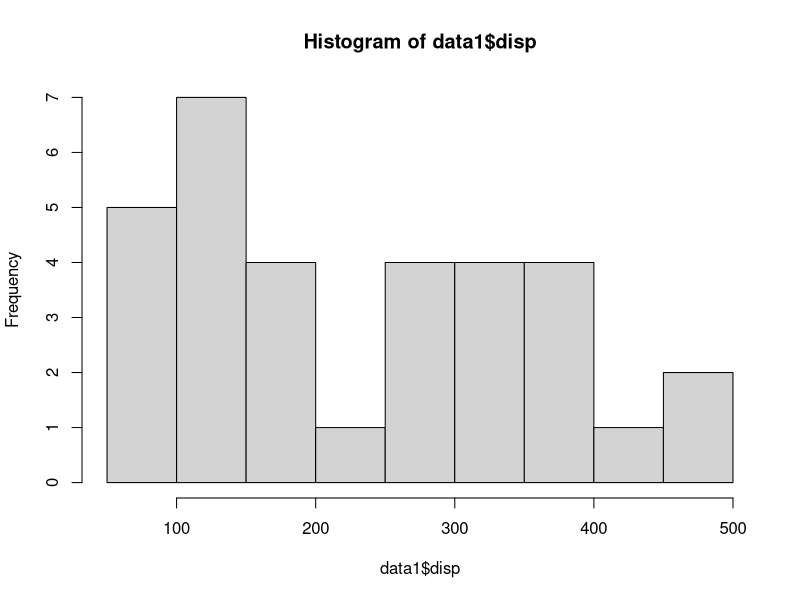

This figure's R source:

# outlier treatment in R.
# Owner : Rishabh Gautam

# To correct outlier problem, we can winsorise extreme values. 
# Winsorize at the 1st and 99th percentile means values that are 
# less than the value at 1st percentile are replaced by the value 
# at 1st percentile, and values that are greater than the value at 
# 99th percentile are replaced by the value at 99th percentile.

########################################################
# R Function for Outlier Treatment : Percentile Capping
########################################################

mtcars
# lets take the data mtcars and variable disp.

data1 <- mtcars
dim(data1)

hist(data1$disp)
quantile(data1$disp, c(0.00,0.01,0.05, 0.10, 0.90, 0.95,0.99,1)) 

pcap <- function(x){
  for (i in which(sapply(x, is.numeric))) {
    quantiles <- quantile( x[,i], c(.05, .95 ), na.rm =TRUE)
    x[,i] = ifelse(x[,i] < quantiles[1] , quantiles[1], x[,i])
    x[,i] = ifelse(x[,i] > quantiles[2] , quantiles[2], x[,i])}
  x}

# Replacing extreme values with percentiles
abcd = pcap(data1)

# Checking Percentile values of 3rd variable i.e. disp
quantile(abcd[,3], c(0.00,0.01,0.05, 0.10, 0.90, 0.95,0.99,1), na.rm = TRUE)

